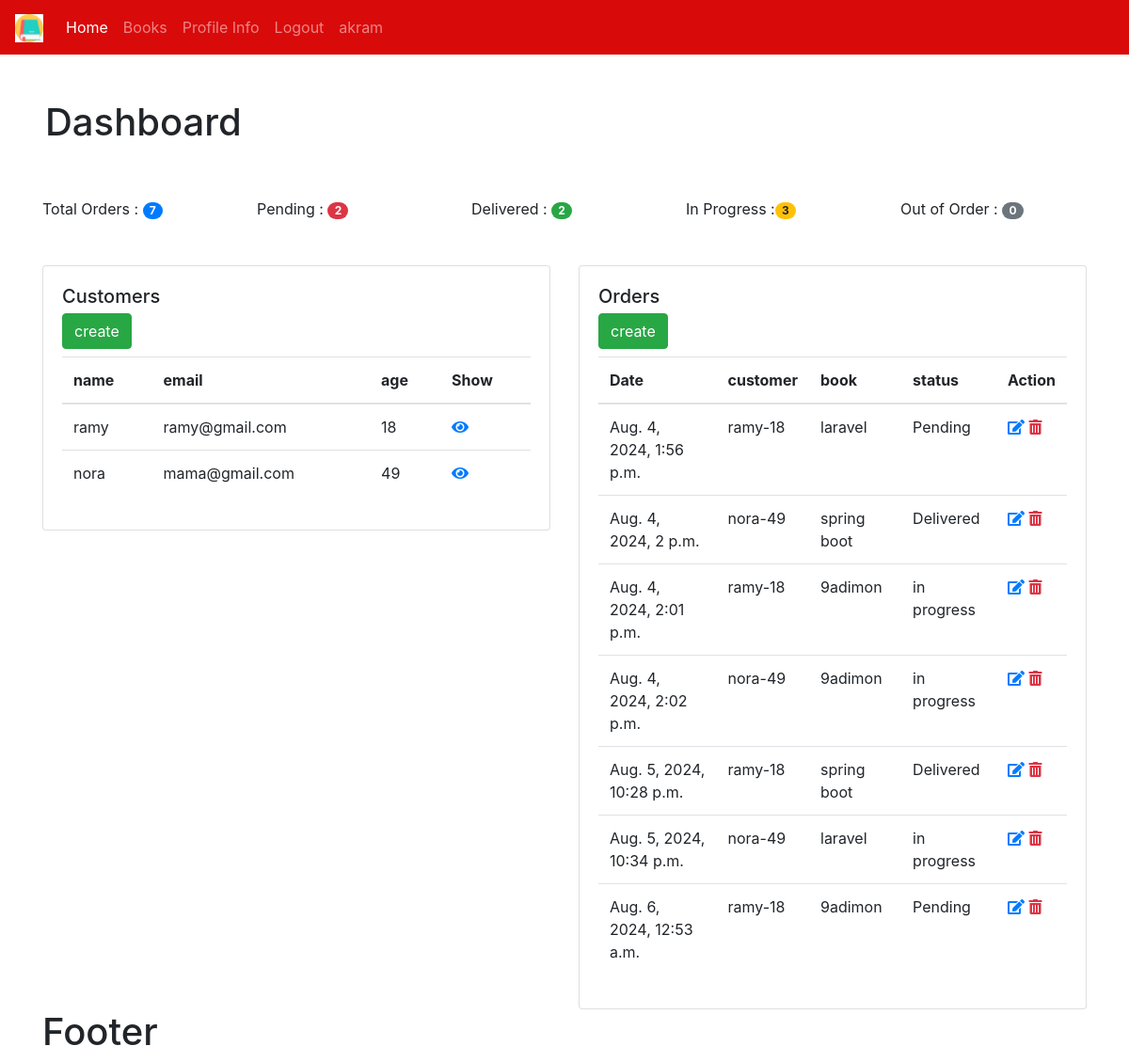
The app's page / (signed in) with its own data.
### bookstore/models.py (models this page shows)
class Customer(models.Model):
    user = models.OneToOneField(User,null=True, on_delete=models.CASCADE)
    name = models.CharField(max_length=190, null=True)
    email = models.CharField(max_length=190, null=True)
    phone = models.CharField(max_length=190, null=True)
    age = models.CharField(max_length=190, null=True)
    avatar = models.ImageField(blank=True, null=True, default="preson.png")
    date_created = models.DateTimeField(auto_now_add=True, null=True)
    def __str__(self):
        return self.name

class Order(models.Model):
    STATUS= (
        ('Pending','Pending'),
        ('Delivered','Delivered'),
        ('in progress','in progress'),
        ('out of order','out of order')
    )
    customer = models.ForeignKey(Customer, null=True, on_delete=models.SET_NULL)
    book = models.ForeignKey(Book, null=True, on_delete=models.SET_NULL)
    tags = models.ManyToManyField(Tag)
    date_created = models.DateTimeField(auto_now_add=True, null=True)
    status =  models.CharField(max_length=200, null=True,choices=STATUS)

class Book(models.Model):
    CATEGORY = ( #tuple
        ('Classics','Classics'),
        ('Comic Book','Comic Book'),
        ('Fantasy','Fantasy'),
        ('Horror','Horror')
    )
    name = models.CharField(max_length=190, null=True)
    author = models.CharField(max_length=190, null=True)
    price = models.FloatField( null=True)
    category = models.CharField(max_length=190, null=True ,choices=CATEGORY  )
    description = models.CharField(max_length=200, null=True)
    tags = models.ManyToManyField(Tag)
    date_created = models.DateTimeField(auto_now_add=True, null=True)
    def __str__(self):
         return self.name

### bookstore/views.py (the view)
# urls.py: path('',views.home,name='home'),#name= it takes u to this url when click
def home(request):
    customers = Customer.objects.all()
    orders = Order.objects.all()
    total_orders = orders.count()
    total_p_orders = orders.filter(status='Pending').count()
    total_d_orders = orders.filter(status='Delivered').count()
    total_in_orders = orders.filter(status='in progress').count()
    total_out_orders = orders.filter(status='out of order').count()
    myContext = {
               'customers': customers ,
               'orders': orders,
               'total_orders': total_orders,
               'total_p_orders': total_p_orders,
               'total_d_orders': total_d_orders,
               'total_in_orders': total_in_orders,
               'total_out_orders': total_out_orders
               }
    return render(request=request , template_name='bookstore/dashboard.html',context=myContext)

### bookstore/templates/bookstore/dashboard.html (shortened to what this page needs)
{% extends 'bookstore/main.html'%}
{% block content %}
<h1 class="p-5">Dashboard</h1>
<div class="container pb-5">
  <div class="row">
    <div class="col-sm">
      Total Orders : <span class="badge badge-pill badge-primary">{{total_orders}}</span>
    </div>
    <div class="col-sm">
    Pending : <span class="badge badge-pill badge-danger">{{total_p_orders}}</span>
    </div>
    <div class="col-sm">
     Delivered : <span class="badge badge-pill badge-success">{{total_d_orders}}</span>
    </div>
    <div class="col-sm">
     In Progress :<span class="badge badge-pill badge-warning"> {{total_in_orders}}</span>
    </div>
    <div class="col-sm">
      Out of Order : <span class="badge badge-pill badge-secondary">{{total_out_orders}}</span>
    </div>
  </div>
</div>
<div class="container">
  <div class="row">
    <div class="col">
     <div class="card"  >
  <div class="card-body">
    <h5 class="card-title">Customers  </h5>
    <h6 class="card-subtitle mb-2 text-muted"><a class="btn btn-success"  href="#">create</a></h6>
<table class="table ">
  <thead>
    <tr>
      <th scope="col">name</th>
      <th scope="col">email</th>
      <th scope="col">age</th>
      <th scope="col">Show</th>
    </tr>
  </thead>
  <tbody>
      {% for item in customers  %}
        <tr>
      <td>{{item.name}}</td>
      <td>{{item.email}}</td>
      <td>{{item.age}}</td>
       <td>  <a href="{% url 'customer' item.id %}"> <i class="fas fa-eye"></i> </a>    </td>
       </tr>
      {% endfor %}
  </tbody>
</table>
  </div>
</div>
    </div>
    <div class="col">
     <div class="card"  >
  <div class="card-body">
    <h5 class="card-title">Orders</h5>
       <h6 class="card-subtitle mb-2 text-muted"><a class="btn btn-success" href="{% url 'create' %}">create</a></h6>
<table class="table ">
  <thead>
    <tr>
     <th scope="col">Date</th>
      <th scope="col">customer</th>
      <th scope="col">book</th>
      <th scope="col">status</th>
      <th scope="col">Action</th>
    </tr>
  </thead>
  <tbody>
      {% for item in orders  %}
        <tr>
         <td>{{item.date_created}}</td>
      <td>{{item.customer}}-{{item.customer.age}}</td>
      <td>{{item.book}}</td>
      <td>{{item.status}}</td>
       <td>
       <a href="{% comment %}{% url 'update' item.id%}{% endcomment %}"><i class="fas fa-edit"></i></a>
       <a class="text-danger" href="{% comment %}{% url 'delete' item.id %}{% endcomment %}"><i class="fas fa-trash-alt"></i></a>
       </td>
       </tr>
      {% endfor %}
  </tbody>
</table>
  </div>
</div>
    </div>
  </div>
{% endblock %}

### bookstore/templates/bookstore/navbar.html (shortened to what this page needs)
{% load static   %}
<nav class="navbar navbar-expand-lg  navbar-dark bg-primary">
  <a class="navbar-brand" href="{% url 'home' %}">
   <img src="{% static '/images/book.png'  %}" width="30" height="30" alt="" loading="lazy">
  </a>
  <div class="collapse navbar-collapse" id="navbarSupportedContent">
    <ul class="navbar-nav mr-auto">
    {% if request.user.is_staff%}
      <li class="nav-item active">
        <a class="nav-link" href="{% url 'home' %}">Home <span class="sr-only">(current)</span></a>
      </li>
      <li class="nav-item">
        <a class="nav-link" href="{% url 'books' %}">Books</a>
      </li>
  {% endif %}
      <li class="nav-item">
        <a class="nav-link" href="">Profile Info</a>
      </li>
      <li class="nav-item">
        <a class="nav-link" href="">Logout</a>
      </li>
       <li class="nav-item">
       <a class="nav-link" href="#">{{request.user}}</a>
      </li>
    </ul>
  </div>
</nav>

### myStatic/css/style.css (style rules this page uses)
.bg-primary { background-color: #d90a0a!important; }

### records on screen
Customer: name "ramy", email "ramy@gmail.com", age "18"
Customer: name "nora", email "mama@gmail.com", age "49"
Order: date_created "Aug. 4, 2024, 1:56 p.m.", customer "ramy", customer.age "18", book "laravel", status "Pending"
Order: date_created "Aug. 4, 2024, 2 p.m.", customer "nora", customer.age "49", book "spring boot", status "Delivered"
Order: date_created "Aug. 4, 2024, 2:01 p.m.", customer "ramy", customer.age "18", book "9adimon", status "in progress"
Order: date_created "Aug. 4, 2024, 2:02 p.m.", customer "nora", customer.age "49", book "9adimon", status "in progress"
Order: date_created "Aug. 5, 2024, 10:28 p.m.", customer "ramy", customer.age "18", book "spring boot", status "Delivered"
Order: date_created "Aug. 5, 2024, 10:34 p.m.", customer "nora", customer.age "49", book "laravel", status "in progress"
Order: date_created "Aug. 6, 2024, 12:53 a.m.", customer "ramy", customer.age "18", book "9adimon", status "Pending"

### other values on screen
{{ request.user }} "akram"
{{ total_orders }} "7"
{{ total_p_orders }} "2"
{{ total_d_orders }} "2"
{{ total_in_orders }} "3"
{{ total_out_orders }} "0"
